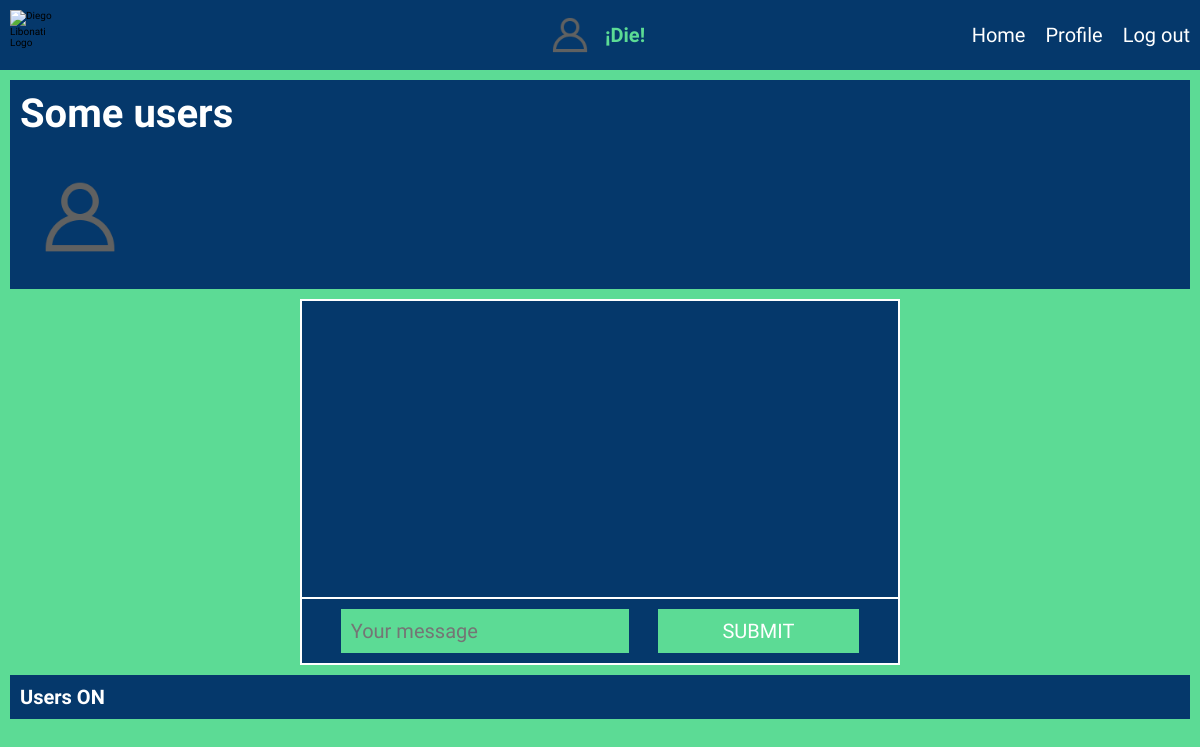
Page / (signed in) on the earlier database version.
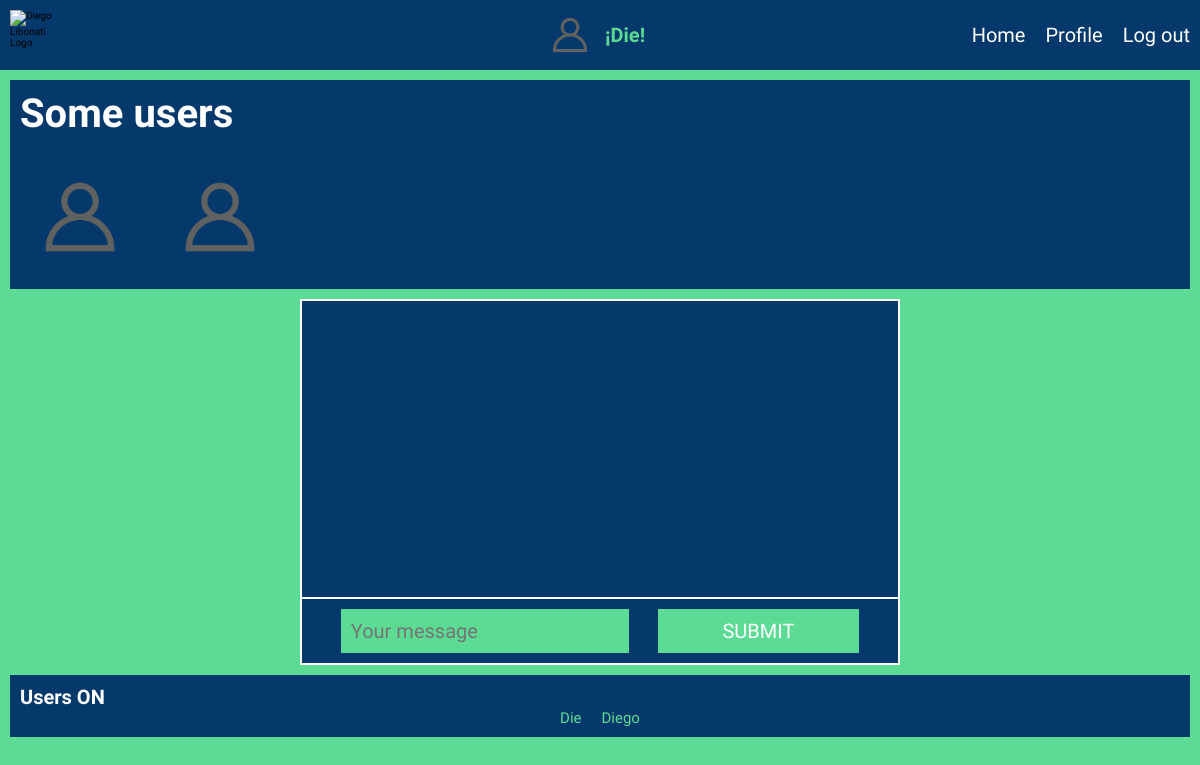
Same page on the later database version.
### foro/models.py (models this page shows)
class User(db.Model, UserMixin):
    id = db.Column(db.Integer, primary_key=True)
    username = db.Column(db.String(20), unique=True)
    email = db.Column(db.String(150), unique=True)
    password = db.Column(db.String(150))
    profile_photo = db.Column(db.String(120), nullable=True, default="default.webp")
    profile_banner = db.Column(db.String(120), nullable=True, default="default.jpg")
    last_connection = db.Column(db.String(120), nullable = False)
    is_active = db.Column(db.DateTime(timezone=True), default= datetime.utcnow())
    comments = db.relationship('Comment', backref="user")
    likes = db.relationship('Comment_Like', backref="user")

### foro/views.py (the view)
@views.route('/', methods=['GET', 'POST'])
@login_required
def home():
    users_array = []
    users_on = []
    if request.method == "POST":
        pass
    if request.method == 'GET':
        users_db = User.query.limit(10).all()
        users_db_ons = User.query.all()
        time_now = datetime.utcnow()
        for user in users_db_ons:
            time_afk = time_now - user.is_active
            time_afk = str(time_afk)
            values_time = time_afk.split(":")
            minutes = int(values_time[1])
            if minutes < 5:
                users_on.append(user)
        for user in users_db:
            user_json = {"img": user.profile_photo,
            "nick": user.username,
            "id": user.id,}
            users_array.append(user_json)
        return render_template("index.html", user=current_user, users = users_db, usersjson = users_array, users_on = users_on)

### foro/__init__.py (called while the page is built)
def create_app():
    app = Flask(__name__)
    app.config['SECRET_KEY'] = 'asdasdasdasd'
    app.config['SQLALCHEMY_DATABASE_URI'] = f'sqlite:///{DB_NAME}'
    app.jinja_env.add_extension('jinja2.ext.loopcontrols')
    db.init_app(app)
    migrate = Migrate(app, db)
    from .views import views
    from .auth import auth
    app.register_blueprint(views, url_prefix="/")
    app.register_blueprint(auth, url_prefix="/")
    from .models import User,Comment,Comment_Like
    create_database(app)
    login_manager = LoginManager()
    login_manager.login_view = 'auth.login'
    login_manager.init_app(app)
    @login_manager.user_loader
    def load_user(id):
        return User.query.get(int(id))
    return app

### foro/views.py (called while the page is built)
@views.before_request
@login_required
def update_user_is_active():
    current_user.is_active = datetime.utcnow()
    db.session.commit()

### foro/templates/index.html (shortened to what this page needs)
{% extends 'base.html' %}
{% block linkcss %}
    <link rel="stylesheet" type="text/css" href="{{ url_for('static', filename='css/home/users.css') }}">
    <link rel="stylesheet" type="text/css" href="{{ url_for('static', filename='css/home/chat.css') }}">
    <link rel="stylesheet" type="text/css" href="{{ url_for('static', filename='css/home/ons.css') }}">
{% endblock linkcss %}
{% block content %}
    <main>
        <section class="users_container" data-users='{{ usersjson | tojson }}'>
            <h2>Some users </h2>
            <article class="users_container_list">
                {% for user in users %}
                <div id="{{user.id}}_container" class="cards">
                    <img class="" src="{{ url_for('static', filename='profilephotos/'+user.profile_photo) }}" alt="{{user.username}}">
                </div>
                {% endfor %}
            </article>
        </section>
        <section class="chat_container">
            <ul class="chat_messages">
            </ul>
            <form>
                <input type="text" placeholder="Your message" id="myMessage" class="inputMessage"></input>
                <button id="sendbutton">SUBMIT</button>
            </form>
        </section>
        <section class="ons_container">
            <h2>Users ON</h2>
            <ul class="ons_container_list">
                {% for user in users_on %}
                    <li>{{user.username}}</li>
                {% endfor %}
            </ul>
        </section>
    </main>
{% endblock content %}

### foro/templates/base.html (shortened to what this page needs)
<!DOCTYPE html>
<html lang="en">
  <head>
    <link rel="stylesheet" type="text/css" href="{{ url_for('static', filename='css/general.css') }}">
    <link rel="stylesheet" type="text/css" href="{{ url_for('static', filename='css/navbar.css') }}">
    {% block linkcss %} {% endblock linkcss %}
  </head>
  <body>
    <header class="header_container">
        <div class="navbar_mobile">
            <img src="{{ url_for('static', filename='DL.png') }}" alt="Diego Libonati Logo">
        </div>
        {% if user.is_authenticated %}
          <div class="navbar_logo">
            <img  src="{{ url_for('static', filename='profilephotos/'+current_user.profile_photo) }}" alt="gif">
            <h2>¡{{current_user.username}}!</h2>
          </div>
        {% endif %}
        <nav class="navbar_container">
            <ul class="navbar_container_list">
              {% if user.is_authenticated %}
                <li class="navbar_container_list_li"><a class="navbar_container_list_li_a" href="/">Home</a></li>
                <li class="navbar_container_list_li"><a class="navbar_container_list_li_a" href={{ url_for('views.profile', user = current_user.username) }}>Profile</a></li>
                <li class="navbar_container_list_li"><a class="navbar_container_list_li_a" href="/logout">Log out</a></li>
              {% else %}
                <li class="navbar_container_list_li"><a class="navbar_container_list_li_a" href="/login">Login</a></li>
                <li class="navbar_container_list_li"><a class="navbar_container_list_li_a" href="/sign-up">Sign Up</a></li>
              {% endif %}
            </ul>
        </nav>
    </header>
      {% block content %}
      {% endblock content %}
  </body>
</html>

Differences in the rows shown:
now on one of the page's lists (row edited): User: username "Die"
added User: profile_photo (placeholder picture), username "Diego"
